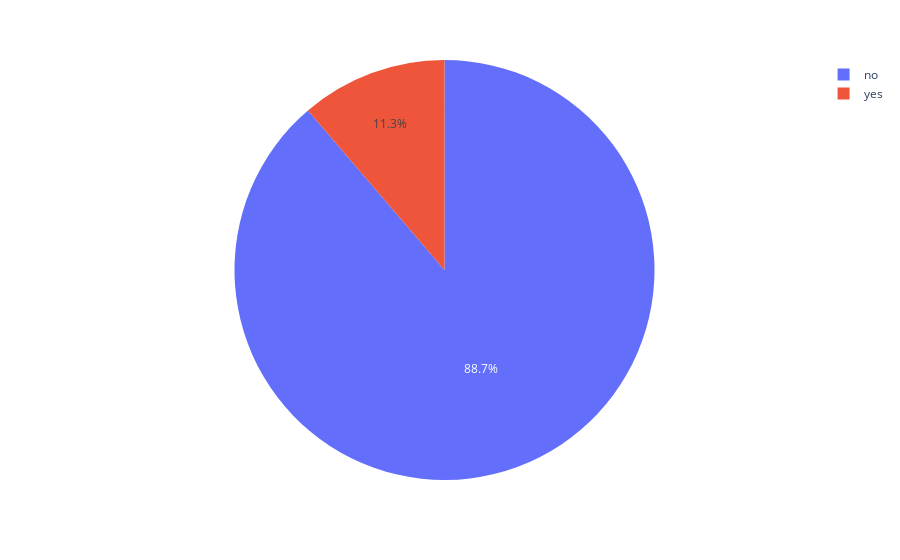

This figure's notebook cell:
### Markdown cell above
**Pie Chart**

### Code cell
import plotly.express as px
fig = px.pie(bank2,names='y')
fig.show()

### Figure 1 — Plotly figure (JSON) as saved in the notebook; plotly's stock layout.template omitted (floating-point values rounded to 4 significant figures; data arrays with more than 128 entries replaced by an {"elided": "..."} marker saying what was removed)
{"data": [{"domain": {"x": [0, 1], "y": [0, 1]}, "hovertemplate": "y=%{label}<extra></extra>", "labels": {"elided": "32954 str values"}, "legendgroup": "", "name": "", "showlegend": true, "type": "pie"}], "layout": {"legend": {"tracegroupgap": 0}, "margin": {"t": 60}}}
